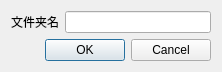
<?xml version="1.0" encoding="UTF-8"?>
<ui version="4.0">
 <class>addDirDialog</class>
 <widget class="QDialog" name="addDirDialog">
  <property name="geometry">
   <rect>
    <x>0</x>
    <y>0</y>
    <width>222</width>
    <height>71</height>
   </rect>
  </property>
  <property name="windowTitle">
   <string>Dialog</string>
  </property>
  <layout class="QVBoxLayout" name="verticalLayout">
   <item>
    <layout class="QHBoxLayout" name="horizontalLayout">
     <item>
      <widget class="QLabel" name="label">
       <property name="text">
        <string>文件夹名</string>
       </property>
      </widget>
     </item>
     <item>
      <widget class="QLineEdit" name="lineEdit"/>
     </item>
    </layout>
   </item>
   <item>
    <layout class="QHBoxLayout" name="horizontalLayout_2">
     <item>
      <spacer name="horizontalSpacer">
       <property name="orientation">
        <enum>Qt::Horizontal</enum>
       </property>
       <property name="sizeHint" stdset="0">
        <size>
         <width>40</width>
         <height>20</height>
        </size>
       </property>
      </spacer>
     </item>
     <item>
      <widget class="QDialogButtonBox" name="buttonBox">
       <property name="orientation">
        <enum>Qt::Horizontal</enum>
       </property>
       <property name="standardButtons">
        <set>QDialogButtonBox::Cancel|QDialogButtonBox::Ok</set>
       </property>
      </widget>
     </item>
    </layout>
   </item>
  </layout>
 </widget>
 <resources/>
 <connections>
  <connection>
   <sender>buttonBox</sender>
   <signal>accepted()</signal>
   <receiver>addDirDialog</receiver>
   <slot>accept()</slot>
   <hints>
    <hint type="sourcelabel">
     <x>248</x>
     <y>254</y>
    </hint>
    <hint type="destinationlabel">
     <x>157</x>
     <y>274</y>
    </hint>
   </hints>
  </connection>
  <connection>
   <sender>buttonBox</sender>
   <signal>rejected()</signal>
   <receiver>addDirDialog</receiver>
   <slot>reject()</slot>
   <hints>
    <hint type="sourcelabel">
     <x>316</x>
     <y>260</y>
    </hint>
    <hint type="destinationlabel">
     <x>286</x>
     <y>274</y>
    </hint>
   </hints>
  </connection>
 </connections>
</ui>
